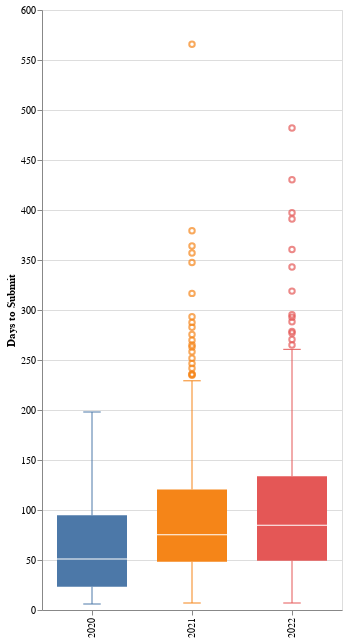

The cell this chart's notebook holds for it:
### Code cell
vert_boxplot = altcat.catplot(median_dts, height=600, width=300,
               encoding=dict(x=alt.X('year:N', title=None),
                             y=alt.Y('days_to_submit:Q', title='Days to Submit'),
                             color=alt.Color('year:N', legend=None)),
               transform='box')
save(vert_boxplot, 'images/vertical_boxplot.png')
save(vert_boxplot, 'images/vertical_boxplot.svg')
vert_boxplot

### Figure 1 — Vega-Lite specification as saved in the notebook (floating-point values rounded to 4 significant figures)
{"config": {"view": {"continuousWidth": 400, "continuousHeight": 300}}, "layer": [{"data": {"name": "data-dd60213855da30cf32f3a260363a1606"}, "mark": {"type": "rule"}, "encoding": {"x": {"type": "nominal", "field": "year", "scale": {}, "title": null}, "y": {"type": "quantitative", "field": "bottom_whisker", "title": "Days to Submit"}, "y2": {"field": "bottom"}, "color": {"type": "nominal", "field": "year", "legend": null, "scale": {}}}, "height": 600, "width": 300}, {"data": {"name": "data-dd60213855da30cf32f3a260363a1606"}, "mark": {"type": "rule"}, "encoding": {"x": {"type": "nominal", "field": "year", "scale": {}, "title": null}, "y": {"type": "quantitative", "field": "top", "title": "Days to Submit"}, "y2": {"field": "top_whisker"}, "color": {"type": "nominal", "field": "year", "legend": null, "scale": {}}}, "height": 600, "width": 300}, {"data": {"name": "data-dd60213855da30cf32f3a260363a1606"}, "mark": {"type": "bar", "size": 70.0}, "encoding": {"x": {"type": "nominal", "field": "year", "scale": {}, "title": null}, "y": {"type": "quantitative", "field": "bottom", "title": "Days to Submit"}, "y2": {"field": "top"}, "color": {"type": "nominal", "field": "year", "legend": null, "scale": {}}}, "height": 600, "width": 300}, {"data": {"name": "data-dd60213855da30cf32f3a260363a1606"}, "mark": {"type": "tick", "color": "white", "opacity": 1, "size": 70.0}, "encoding": {"x": {"type": "nominal", "field": "year", "scale": {}, "title": null}, "y": {"type": "quantitative", "field": "middle", "title": "Days to Submit"}}, "height": 600, "width": 300}, {"data": {"name": "data-c70e660833d3ed4f13b7b27446d18ab5"}, "mark": {"type": "point"}, "encoding": {"x": {"type": "nominal", "field": "year", "scale": {}, "title": null}, "y": {"type": "quantitative", "field": "days_to_submit", "title": "Days to Submit"}, "color": {"type": "nominal", "field": "year", "legend": null, "scale": {}}}, "height": 600, "width": 300}, {"data": {"name": "data-dd60213855da30cf32f3a260363a1606"}, "mark": {"type": "tick", "opacity": 1, "size": 17.5}, "encoding": {"x": {"type": "nominal", "field": "year", "scale": {}, "title": null}, "y": {"type": "quantitative", "field": "bottom_whisker", "title": "Days to Submit"}, "color": {"type": "nominal", "field": "year", "legend": null, "scale": {}}}, "height": 600, "width": 300}, {"data": {"name": "data-dd60213855da30cf32f3a260363a1606"}, "mark": {"type": "tick", "opacity": 1, "size": 17.5}, "encoding": {"x": {"type": "nominal", "field": "year", "scale": {}, "title": null}, "y": {"type": "quantitative", "field": "top_whisker", "title": "Days to Submit"}, "color": {"type": "nominal", "field": "year", "legend": null, "scale": {}}}, "height": 600, "width": 300}], "$schema": "https://vega.github.io/schema/vega-lite/v4.8.1.json", "datasets": {"data-dd60213855da30cf32f3a260363a1606": [{"year": "2020", "middle": 50.9, "bottom": 23.25, "top": 94.64, "top_whisker": 198.0, "bottom_whisker": 6.0}, {"year": "2021", "middle": 75.28, "bottom": 48.19, "top": 120.6, "top_whisker": 229.2, "bottom_whisker": 7.0}, {"year": "2022", "middle": 84.82, "bottom": 49.28, "top": 133.8, "top_whisker": 260.7, "bottom_whisker": 7.0}], "data-c70e660833d3ed4f13b7b27446d18ab5": [{"year": "2021", "days_to_submit": 275.5}, {"year": "2021", "days_to_submit": 251.7}, {"year": "2021", "days_to_submit": 265.0}, {"year": "2021", "days_to_submit": 357.0}, {"year": "2021", "days_to_submit": 316.6}, {"year": "2021", "days_to_submit": 364.0}, {"year": "2021", "days_to_submit": 287.6}, {"year": "2021", "days_to_submit": 282.7}, {"year": "2021", "days_to_submit": 235.6}, {"year": "2021", "days_to_submit": 236.0}, {"year": "2021", "days_to_submit": 293.3}, {"year": "2021", "days_to_submit": 379.3}, {"year": "2021", "days_to_submit": 258.3}, {"year": "2021", "days_to_submit": 234.9}, {"year": "2021", "days_to_submit": 246.4}, {"year": "2021", "days_to_submit": 269.8}, {"year": "2021", "days_to_submit": 241.7}, {"year": "2021", "days_to_submit": 263.0}, {"year": "2021", "days_to_submit": 565.7}, {"year": "2021", "days_to_submit": 347.5}, {"year": "2022", "days_to_submit": 288.3}, {"year": "2022", "days_to_submit": 397.2}, {"year": "2022", "days_to_submit": 270.4}, {"year": "2022", "days_to_submit": 343.1}, {"year": "2022", "days_to_submit": 265.0}, {"year": "2022", "days_to_submit": 292.8}, {"year": "2022", "days_to_submit": 360.5}, {"year": "2022", "days_to_submit": 318.9}, {"year": "2022", "days_to_submit": 391.0}, {"year": "2022", "days_to_submit": 278.6}, {"year": "2022", "days_to_submit": 430.2}, {"year": "2022", "days_to_submit": 277.1}, {"year": "2022", "days_to_submit": 482.0}, {"year": "2022", "days_to_submit": 295.3}]}}
